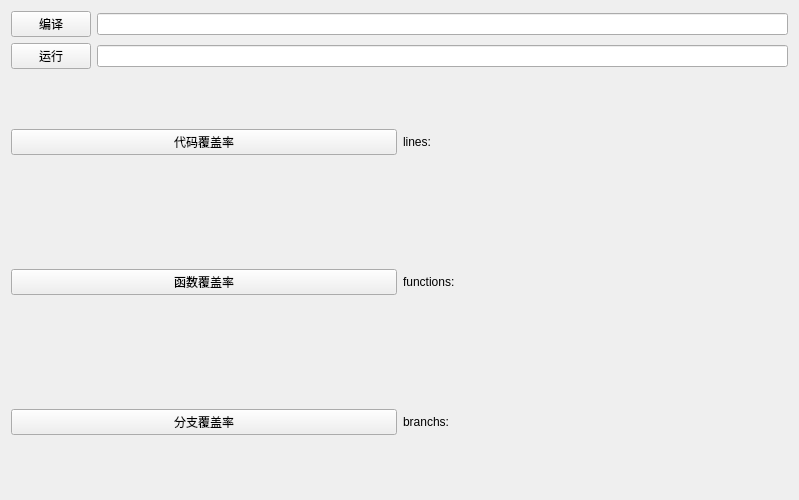
<?xml version="1.0" encoding="UTF-8"?>
<ui version="4.0">
 <class>coverage</class>
 <widget class="QWidget" name="coverage">
  <property name="geometry">
   <rect>
    <x>0</x>
    <y>0</y>
    <width>799</width>
    <height>500</height>
   </rect>
  </property>
  <property name="windowTitle">
   <string>Form</string>
  </property>
  <layout class="QVBoxLayout" name="verticalLayout">
   <item>
    <layout class="QHBoxLayout" name="horizontalLayout">
     <item>
      <widget class="QPushButton" name="compile_Button">
       <property name="text">
        <string>编译</string>
       </property>
      </widget>
     </item>
     <item>
      <widget class="QLineEdit" name="file_Edit"/>
     </item>
    </layout>
   </item>
   <item>
    <layout class="QHBoxLayout" name="horizontalLayout_2" stretch="0,0">
     <item>
      <widget class="QPushButton" name="run_Button">
       <property name="text">
        <string>运行</string>
       </property>
      </widget>
     </item>
     <item>
      <widget class="QLineEdit" name="testcase_Edit"/>
     </item>
    </layout>
   </item>
   <item>
    <layout class="QHBoxLayout" name="horizontalLayout_3">
     <item>
      <widget class="QPushButton" name="code_coverage_Button">
       <property name="text">
        <string>代码覆盖率</string>
       </property>
      </widget>
     </item>
     <item>
      <widget class="QLabel" name="code_label">
       <property name="text">
        <string>lines:</string>
       </property>
      </widget>
     </item>
    </layout>
   </item>
   <item>
    <layout class="QHBoxLayout" name="horizontalLayout_4">
     <item>
      <widget class="QPushButton" name="fun_coverage_Button">
       <property name="text">
        <string>函数覆盖率</string>
       </property>
      </widget>
     </item>
     <item>
      <widget class="QLabel" name="fun_label">
       <property name="text">
        <string>functions:</string>
       </property>
      </widget>
     </item>
    </layout>
   </item>
   <item>
    <layout class="QHBoxLayout" name="horizontalLayout_5">
     <item>
      <widget class="QPushButton" name="branch_coverage_Button">
       <property name="text">
        <string>分支覆盖率</string>
       </property>
      </widget>
     </item>
     <item>
      <widget class="QLabel" name="branch_label">
       <property name="text">
        <string>branchs:</string>
       </property>
      </widget>
     </item>
    </layout>
   </item>
  </layout>
 </widget>
 <resources/>
 <connections/>
</ui>
